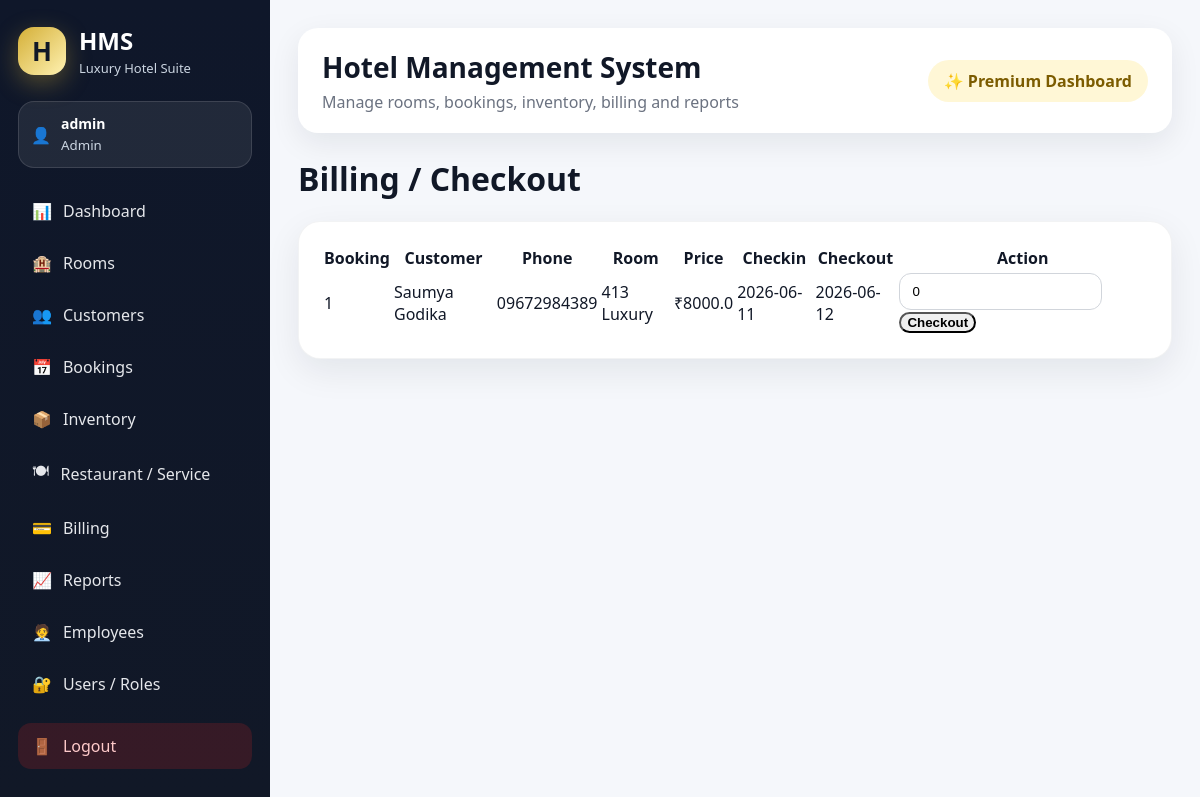
/billing (signed in), run on the app's committed database.
### tables this page shows
CREATE TABLE bookings(
        id INTEGER PRIMARY KEY AUTOINCREMENT,
        customer_id INTEGER,
        room_id INTEGER,
        checkin TEXT,
        checkout TEXT,
        status TEXT DEFAULT 'Active');

CREATE TABLE customers(
        id INTEGER PRIMARY KEY AUTOINCREMENT,
        name TEXT,
        phone TEXT,
        email TEXT,
        id_proof TEXT,
        address TEXT);

CREATE TABLE rooms(
        id INTEGER PRIMARY KEY AUTOINCREMENT,
        room_no TEXT UNIQUE,
        category TEXT,
        price REAL,
        status TEXT DEFAULT 'Available');

### app.py (the view)
@app.route("/billing")
def billing():
    bookings = run("""SELECT b.id,c.name,c.phone,r.room_no,r.category,r.price,b.checkin,b.checkout
                      FROM bookings b JOIN customers c ON b.customer_id=c.id
                      JOIN rooms r ON b.room_id=r.id WHERE b.status='Active' ORDER BY b.id DESC""")
    return render_template("billing.html", bookings=bookings)

### app.py (called while the page is built)
def db():
    con = sqlite3.connect(DB_PATH)
    con.row_factory = sqlite3.Row
    return con

def run(sql, args=(), one=False, commit=False):
    con = db()
    cur = con.execute(sql, args)
    if commit:
        con.commit()
        last = cur.lastrowid
        con.close()
        return last
    rows = cur.fetchall()
    con.close()
    return (rows[0] if rows else None) if one else rows

def login_required():
    return "user_id" in session

@app.context_processor
def inject():
    return dict(current_user=session)

@app.before_request
def protect():
    allowed = ["login", "static"]
    if request.endpoint not in allowed and not login_required():
        return redirect(url_for("login"))

### templates/billing.html
{% extends "base.html" %}{% block content %}
<h1>Billing / Checkout</h1>
{% if not bookings %}
<div class="panel">
  <h3>No active bookings available for checkout</h3>
  <p>Billing page only shows customers whose booking status is <b>Active</b>.</p>
  <p>First create a customer, then create a booking.</p>
  <a class="button" href="{{ url_for('customers') }}">Add Customer</a>
  <a class="button" href="{{ url_for('bookings') }}">Create Booking</a>
</div>
{% else %}
<div class="panel">
<table>
<tr><th>Booking</th><th>Customer</th><th>Phone</th><th>Room</th><th>Price</th><th>Checkin</th><th>Checkout</th><th>Action</th></tr>
{% for b in bookings %}
<tr>
<td>{{b.id}}</td><td>{{b.name}}</td><td>{{b.phone}}</td><td>{{b.room_no}} {{b.category}}</td>
<td>₹{{b.price}}</td><td>{{b.checkin}}</td><td>{{b.checkout}}</td>
<td>
<form method="post" action="{{url_for('checkout', id=b.id)}}">
<input name="discount" type="number" min="0" value="0" placeholder="Discount">
<button>Checkout</button>
</form>
</td>
</tr>
{% endfor %}
</table>
</div>
{% endif %}
{% endblock %}

### static/css/style.css (style rules this page uses)
:root { --navy: #0f172a; --navy-light: #1e293b; --gold: #d4af37; --gold-soft: #f8e7a1; --bg: #f5f7fb; --white: #ffffff; --text: #111827; --muted: #6b7280; --green: #16a34a; --red: #dc2626; --blue: #2563eb; --purple: #7c3aed; }
* { box-sizing: border-box; }
body { margin: 0; background: var(--bg); font-family: "Segoe UI", Arial, sans-serif; color: var(--text); }
.glass-panel, .panel { background: white; border-radius: 22px; padding: 22px; box-shadow: 0 12px 35px rgba(15,23,42,0.08); border: 1px solid rgba(15,23,42,0.05); }
input, select, .form-control, .form-select { border-radius: 12px !important; border: 1px solid #d1d5db !important; padding: 10px 12px !important; }
button, .btn, .button { border-radius: 12px !important; font-weight: 700; }
table { border-radius: 14px; overflow: hidden; }

### data on the page
bookings: id "1", name "Saumya Godika", phone "09672984389", room_no "413", category "Luxury", price "8000.0", checkin "2026-06-11", checkout "2026-06-12"

### other printed values
{{ current_user.username }} "admin"
{{ current_user.role }} "Admin"
{{ title or "Hotel Management System" }} "Hotel Management System"
